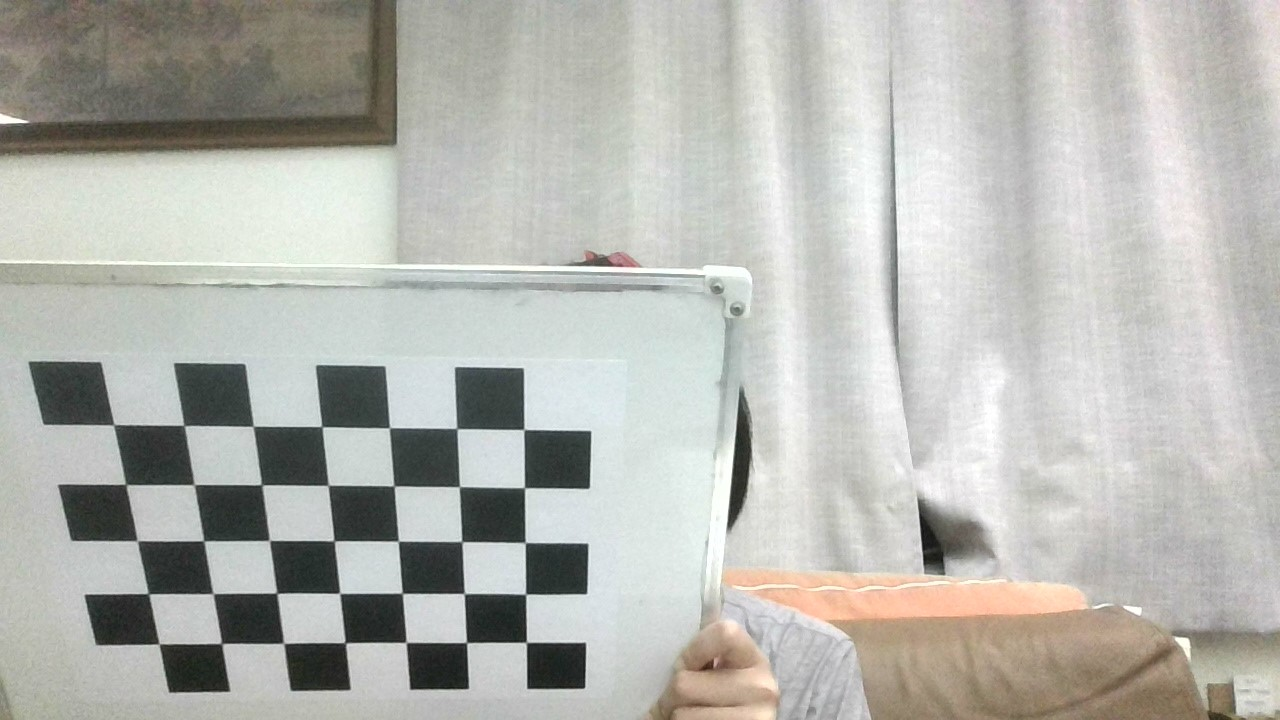
#> input picture YOLOv8/camera_calibration/Image/image_16.jpg, 1280 x 720 px, found by its file name
$ python image_correction.py
#> lines starting #> are read from the running program, lines starting #| are printed output that depends on the picture
import cv2
import numpy as np

# 读取标定后的参数
mtx = np.array([
    [927.49874472, 0.0, 638.97945312],
    [0.0, 925.50712525, 385.43000942],
    [0.0, 0.0, 1.0]
])
print("mtx:")# 内参矩阵
print(mtx)

dist = np.array([
    [-1.78869187e-01,  5.84782295e-01,  1.26929886e-03, -2.15256821e-04, -6.42509309e-01]
])
print("dist:")
print(dist)# 畸变系数
# 读取待校正的图像
img = cv2.imread("D:\camera_calibration\Image\image_16.jpg")
#> img is the input picture: shape (720, 1280, 3); mean B, G, R 177.4, 182.8, 182.4
h, w = img.shape[:2]

# 获取校正映射
newcameramtx, roi = cv2.getOptimalNewCameraMatrix(mtx, dist, (w, h), 1, (w, h))
mapx, mapy = cv2.initUndistortRectifyMap(mtx, dist, None, newcameramtx, (w, h), 5)

# 应用映射进行校正
dst = cv2.remap(img, mapx, mapy, cv2.INTER_LINEAR)
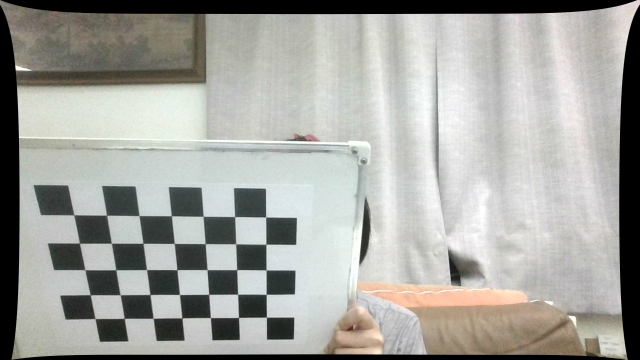
#> dst: shape (720, 1280, 3) (shown at 1/2 size); mean B, G, R 159.3, 164.2, 163.9

# 裁剪图像
x, y, w, h = roi
dst = dst[y:y+h, x:x+w]
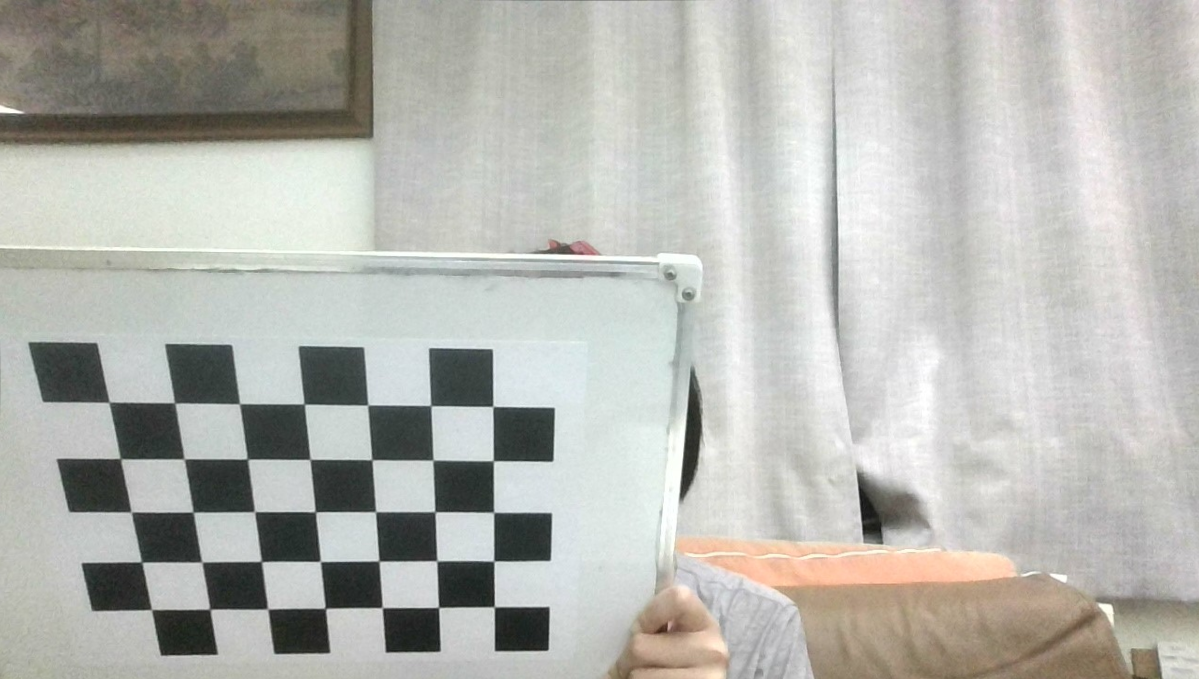
#> dst: shape (679, 1199, 3); mean B, G, R 177.4, 182.8, 182.4

cv2.imshow('calibrated_image', dst)
cv2.waitKey(0)
cv2.destroyAllWindows()

$ run again, with YOLOv8/camera_calibration/Image/image_1.jpg copied over YOLOv8/camera_calibration/Image/image_16.jpg
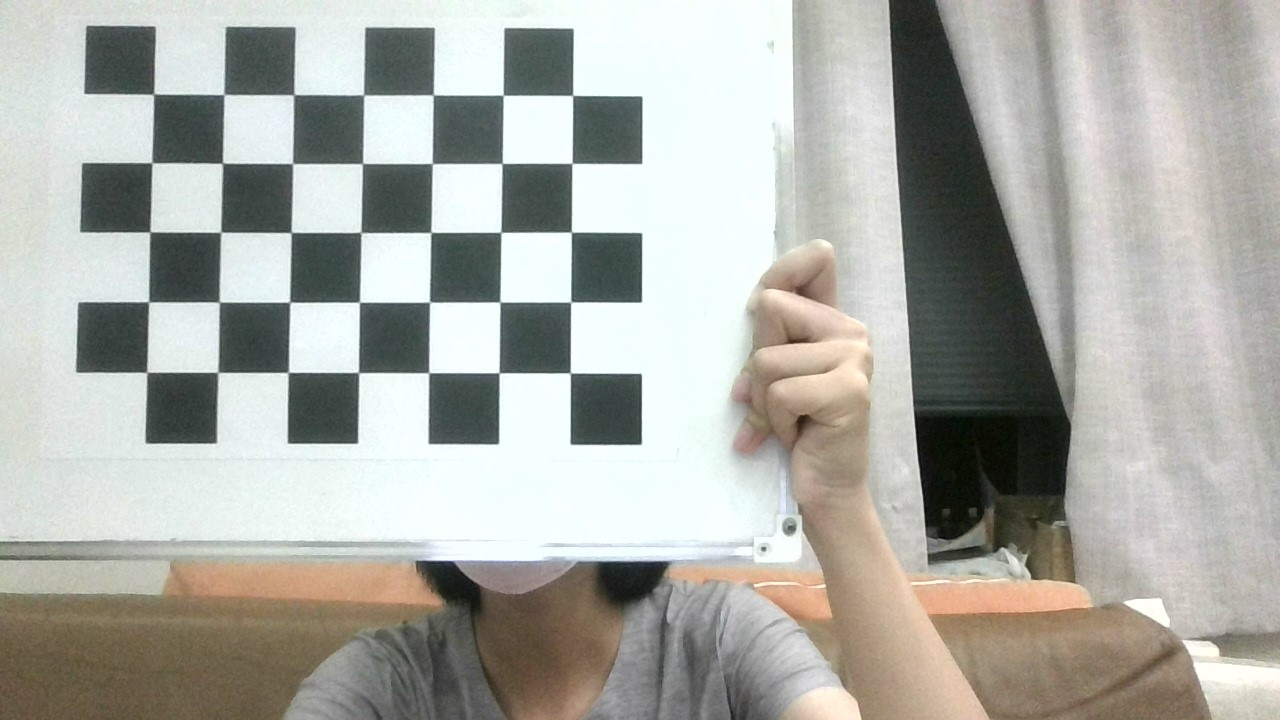
#> input picture YOLOv8/camera_calibration/Image/image_1.jpg, 1280 x 720 px, found by its file name
#> img is the input picture: shape (720, 1280, 3); mean B, G, R 165.9, 172.2, 171.3
#> `dst = cv2.remap(img, mapx, mapy, cv2.INTER_LINEAR)`:
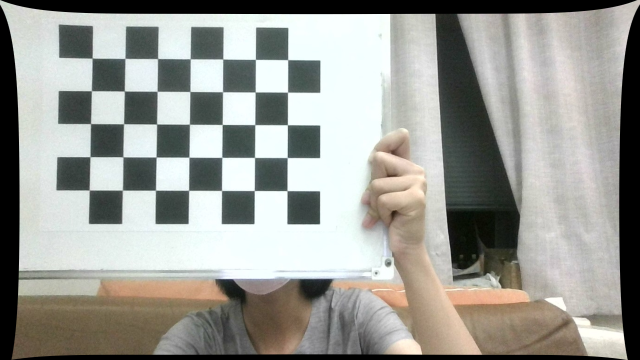
#> dst: shape (720, 1280, 3) (shown at 1/2 size); mean B, G, R 149.3, 155, 154.3
#> `dst = dst[y:y+h, x:x+w]`:
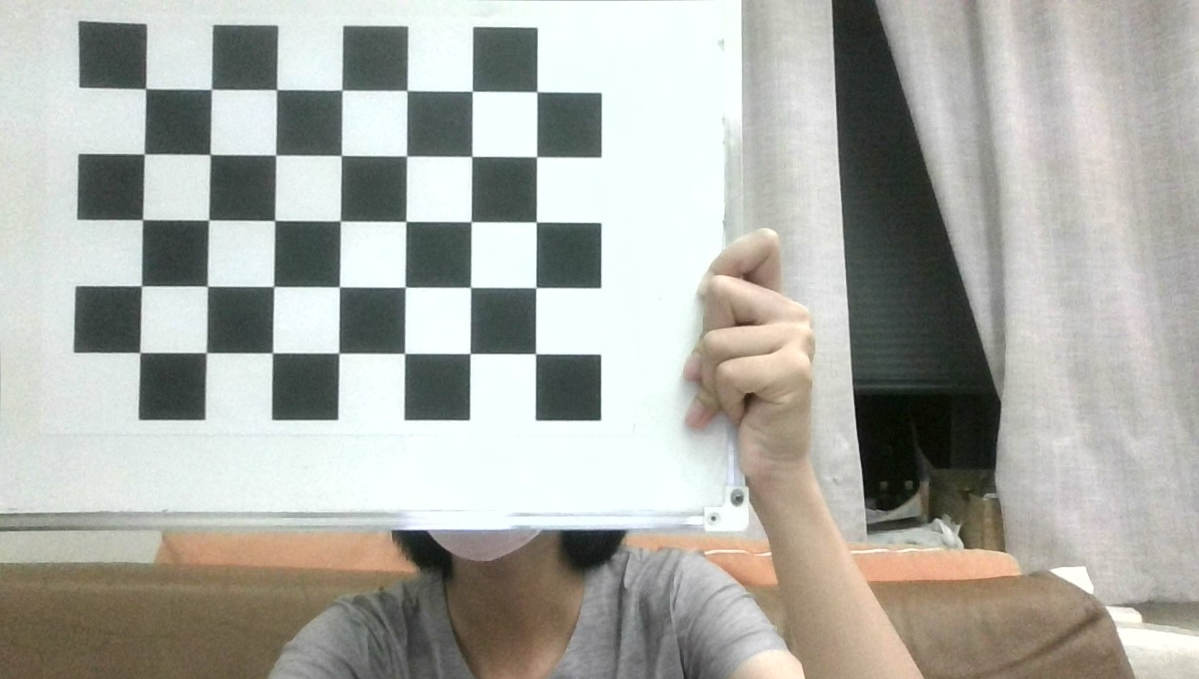
#> dst: shape (679, 1199, 3); mean B, G, R 165.9, 172.2, 171.3

$ run again, with YOLOv8/camera_calibration/Image/image_10.jpg copied over YOLOv8/camera_calibration/Image/image_16.jpg
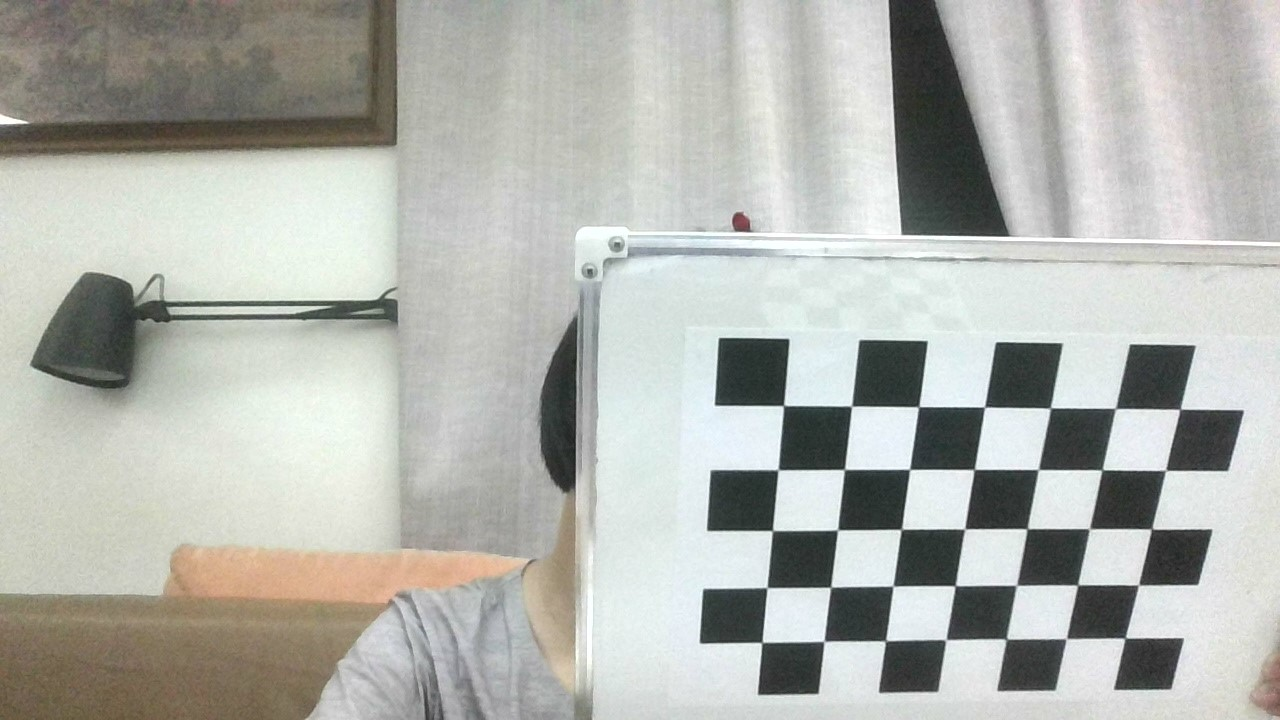
#> input picture YOLOv8/camera_calibration/Image/image_10.jpg, 1280 x 720 px, found by its file name
#> img is the input picture: shape (720, 1280, 3); mean B, G, R 174.3, 179.9, 178.2
#> `dst = cv2.remap(img, mapx, mapy, cv2.INTER_LINEAR)`:
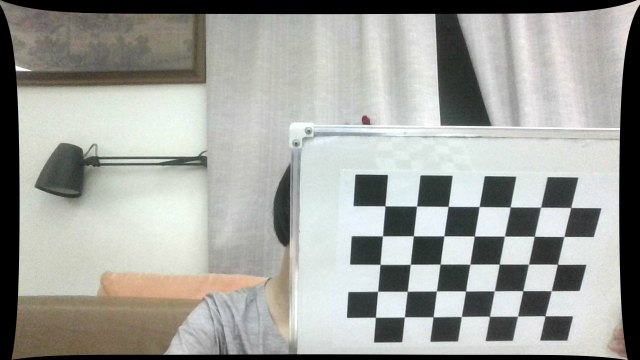
#> dst: shape (720, 1280, 3) (shown at 1/2 size); mean B, G, R 156.5, 161.7, 160.2
#> `dst = dst[y:y+h, x:x+w]`:
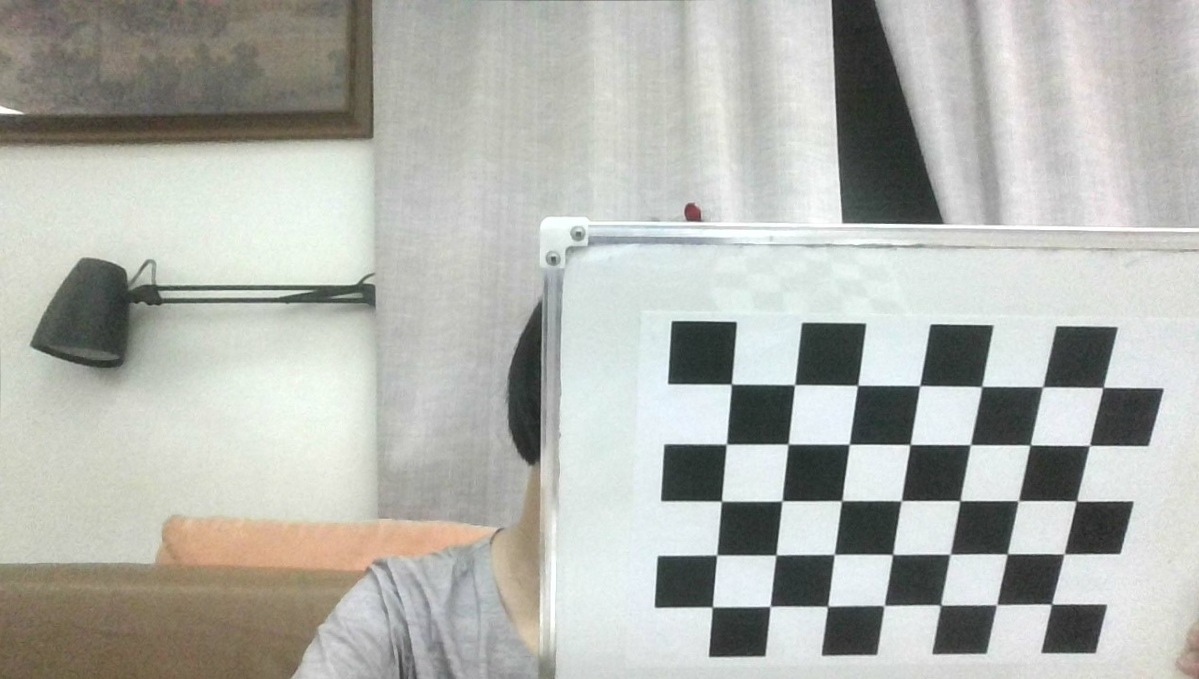
#> dst: shape (679, 1199, 3); mean B, G, R 174.3, 180, 178.2
